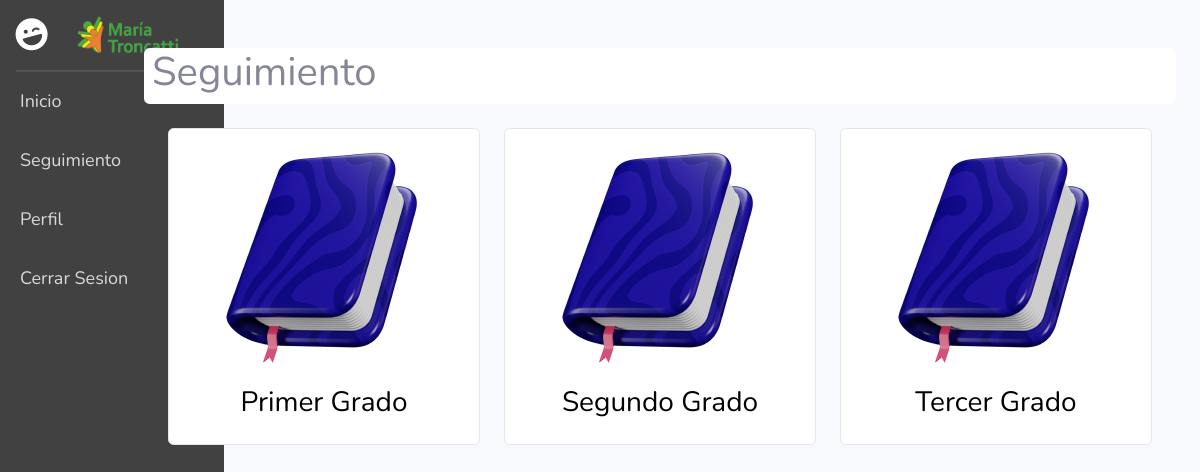
Screenshot of /seguimiento.view.php (signed in) with the database file from the repository.
### tables this page shows
CREATE TABLE `grados` (
  `id` int(11) NOT NULL,
  `nombre` varchar(45) NOT NULL,
  `ciclo` varchar(45) NOT NULL
);

### seguimiento.view.php (the view, shortened to what this page needs)
<!DOCTYPE html>
<?php
require 'functions.php';
$grados = $conn->prepare("select * from grados");
$grados->execute();
$grados = $grados->fetchAll();
?>
<html>
<head>
    <link rel="stylesheet" href="css/style.css" />
</head>
<body>
    <?php include("./Cabecera_seguimiento.php"); ?>
    <div id="content-wrapper" class="d-flex flex-column" style="margin-left: 10%;">
        <div id="content">
            <div class="container">
                <div class="row">
                    <div class="col-md-12">
                        <div class="card mt-5" style="border: none;">
                            <div class="contenido">
                                <h1 class="ml-2">Seguimiento</h1>
                            </div>
                        </div>
                        <?php
                        if (!isset($_GET['revisar'])) {
                        ?>
                            <div class="container">
                                <div class="row">
                                    <?php foreach ($grados as $grado) : ?>
                                        <div class="col-md-4 mt-4">
                                            <a href="seguimiento.view.php?grado=<?php echo $grado['id'];?>&revisar=1" style="text-decoration: none; color:black;">
                                                <div class="card" style="display:grid; place-items:center;">
                                                  <img src="Img/notebook.png" alt="" srcset="">
                                                  <h3 class="mb-4"><?php echo $grado['nombre'];?></h3>
                                                </div>
                                            </a>
                                        </div>
                                    <?php endforeach; ?>
                                </div>
                            </div>
                        <?php
                        }
                        ?>
                    </div>
                </div>
            </div>
        </div>
    </div>
</body>
</html>

### css/style.css (style rules this page uses)
html, body { font-family: Lato, Arial; padding: 0; margin: 0; }

### rows the page displays
grados: nombre "Primer Grado"
grados: nombre "Segundo Grado"
grados: nombre "Tercer Grado"
